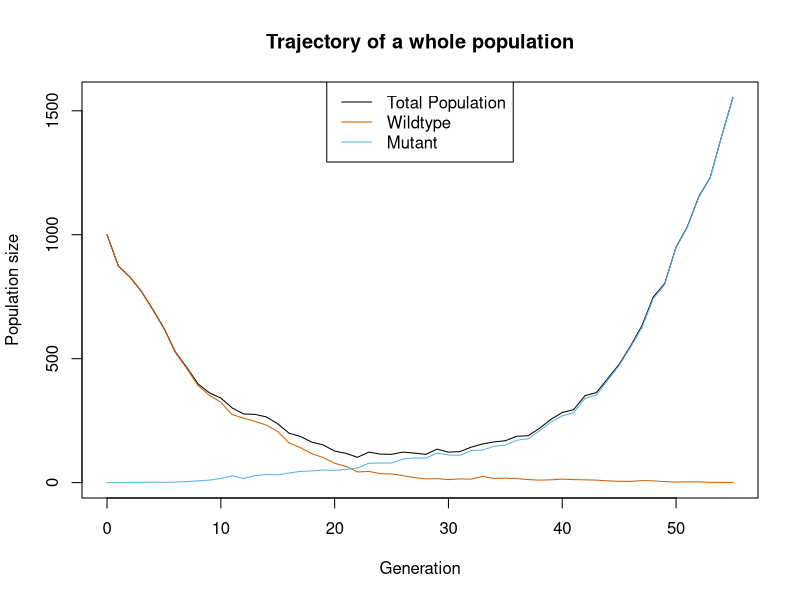
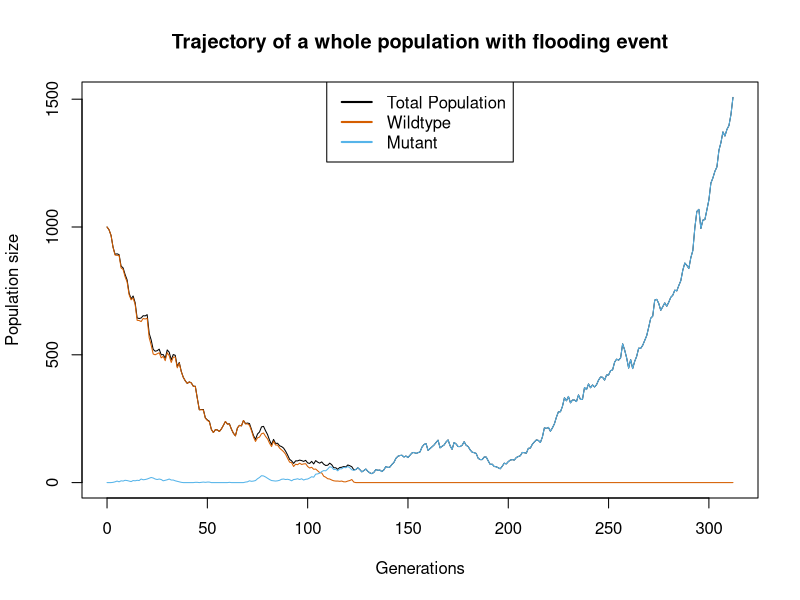
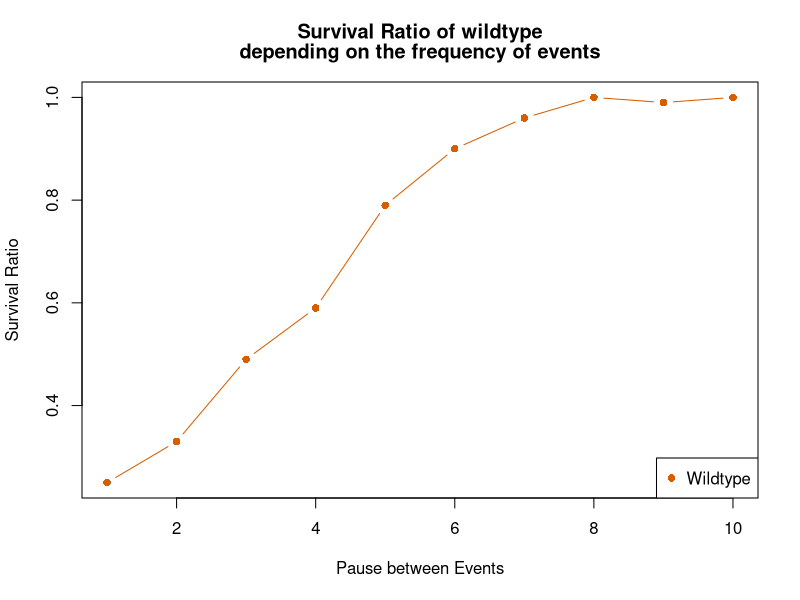
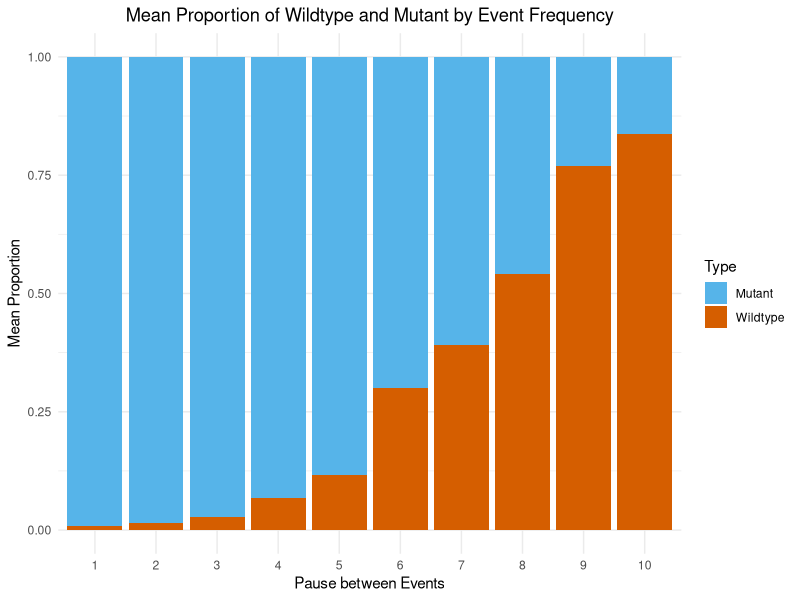
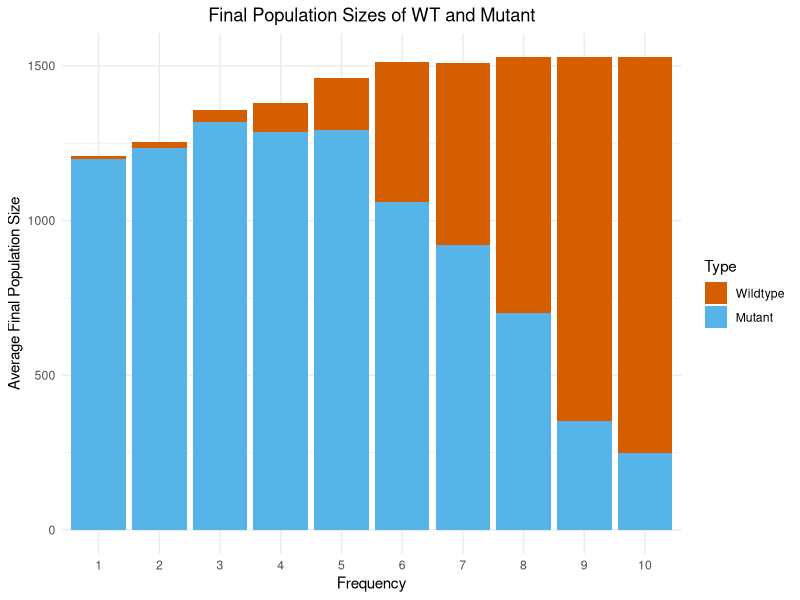
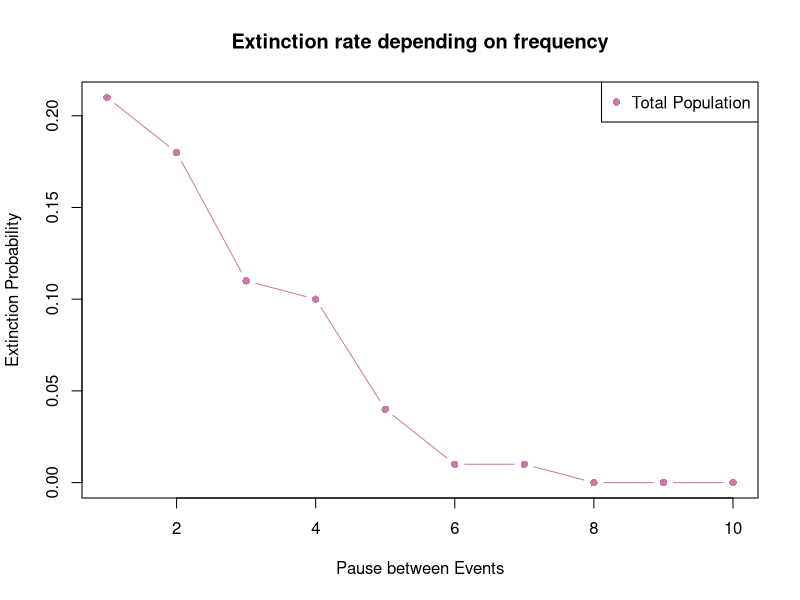
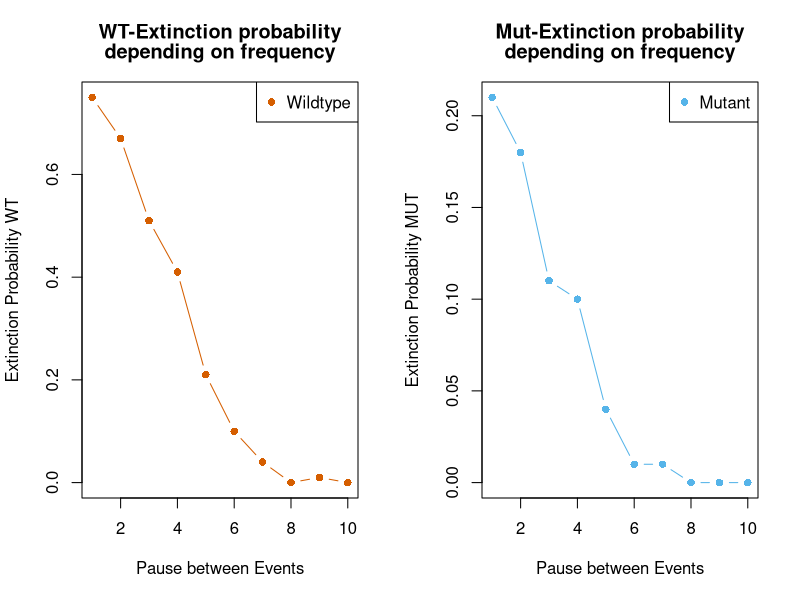
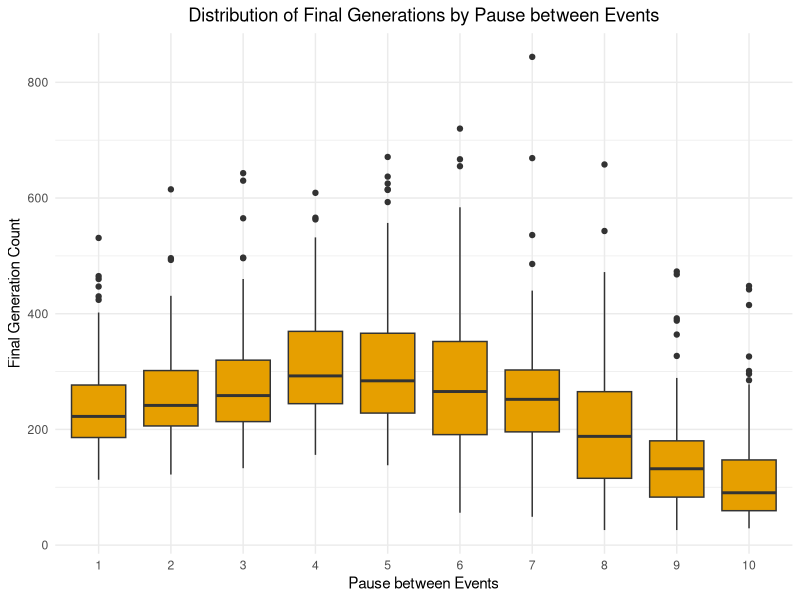

R code for these plots, in order:
## ---- chunk 1

set.seed(1) # making it reproducible --> seed = 1

simulate_one_gen <- function(N_a, N_A, decay_rate, sel_coeff, mut_rate) {
  # draw offspring according to Poisson distribution
  offsp_a <- rpois(1, N_a * (1-decay_rate))
  offsp_A <- rpois(1, N_A * (1-decay_rate+sel_coeff))
  # draw new mutants according to Poisson distribution
  mut_a_to_A <- rpois(1, offsp_a * mut_rate)
  
  # determine new population sizes of wild type and mutant
  N_a_new <- max(offsp_a - mut_a_to_A, 0)
  N_A_new <-  offsp_A + mut_a_to_A
  
  return(c(N_a_new, N_A_new))
}
# Test the function
print(simulate_one_gen(100,0,0.1,0.2,0.001))
## ---- chunk 2

set.seed(2) # making it reproducible --> seed = 2

simulate_pop <- function(N_init_a, N_init_A, decay_rate, sel_coeff, mut_rate, t_max) {
  # Create the vector in which to save the results
  pop_vector <- c(N_init_a, N_init_A)
  # initiate the variables
  pop_new <- c(N_init_a, N_init_A)
  
  # run the simulation until generation t_max
  for (i in 1:t_max+1) {
    # redefine the current population one generation later
    pop_new <- simulate_one_gen(pop_new[1],pop_new[2], decay_rate, sel_coeff, mut_rate)
    # add the new population sizes to the output vector
    pop_vector <- rbind(pop_vector,pop_new)
    # condition to stop the simulation before t_max: either the population exceeds 1.5 times the original population size, or it goes extinct
    if (pop_new[1]+pop_new[2]>=1.5*(N_init_a+ N_init_A) | pop_new[1]+pop_new[2]==0) break
  }
  
  # define the row and column names of the output vector
  rownames(pop_vector) <- (0:t_max)[1:length(pop_vector[,1])] # note that the vector has to be cut if the simulation stopped early
  colnames(pop_vector) <- c("Wildtype","Mutant")
  # return the result
  return(pop_vector)	
}


# Test the function and plot the result
# set t_max to a value to be used throughout
max_gen <- 1000
# create your simulation data, with set mut_rate & sel_coeff 
output <- simulate_pop(1000,0,0.1,0.2,0.001,max_gen)
# show the first and last few lines of the data table
print(head(output))
print(tail(output))
# plot the output - note that the plot range and the x axis have to be adjusted based on the length of the table
# determine x axis range 
x_range <- 0:(length(output[,1])-1)
# this plots the total population size
plot(x_range,output[,1]+output[,2],type='l',ylim=c(0,max(output[,1]+output[,2])),xlab = "Generation",ylab = "Population size", main = "Trajectory of a whole population")
# add number of wild type individuals
lines(x_range,output[,1], col="#D55E00")
# add number of mutant individuals
lines(x_range,output[,2], col="#56B4E9")
legend("top", legend = c("Total Population", "Wildtype", "Mutant"), 
       col = c("#000000","#D55E00", "#56B4E9"), 
       lty = 1)
## ---- chunk 3

set.seed(3) # making it reproducible --> seed = 3

t_pause = 1 # time between floods with generations as unit (initial value: 1)
t_event = 5 # duration of the flood (initial value: 5)
t_switch = t_pause # giving t_switch a starting value


simulate_pop <- function(N_init_a, N_init_A, decay_rate, sel_coeff, mut_rate, t_max, t_pause) {
  # Create the vector in which to save the results
  pop_vector <- c(N_init_a, N_init_A)
  # initiate the variables
  pop_new <- c(N_init_a, N_init_A)
  
  ph = 0 # phase in the beginning of the simulation. Even numbers indicate no flood present, odd numbers indicate that a flood is present

  
  # run the simulation until generation t_max
  for (i in 1:t_max+1) {
    if(ph %%2 == 0){ # checking in which phase the system is. No flood is present initial values: decay_rate = -0.02 and sel_coeff = -0.015
      
    decay_rate = -0.02 # "growthrate" of wildtype when no flood is present
    sel_coeff = -0.015 # selection coeffictient of mutant when no flood is present 
    
  }else{ # flood is present, initial values: decay_rate = 0.03 and sel_coeff = 0.05
    decay_rate = 0.03 # decayrate of wildtype if a flood is present
    sel_coeff = 0.05 # selection coefficient of mutant if a flood is present
  }

  if (i >= t_switch) { # changing the phase number, if the simulation is at the end of the phase
    if(ph %% 2 == 0) { # adding the duration of the flood after a period of no flood
      t_switch = t_switch + t_event
      ph = ph + 1
    }else{ # adding the duration of the pause between floods after a flood
      t_switch = t_switch + t_pause
      ph = ph + 1
    }
  }
    
    # redefine the current population one generation later
    pop_new <- simulate_one_gen(pop_new[1],pop_new[2], decay_rate, sel_coeff, mut_rate)
    # add the new population sizes to the output vector
    pop_vector <- rbind(pop_vector,pop_new)
    # condition to stop the simulation before t_max: either the population exceeds 1.5 times the original population size, or it goes extinct
    if (pop_new[1]+pop_new[2]>=1.5*(N_init_a+ N_init_A) | pop_new[1]+pop_new[2]==0) break
  }
  
  # define the row and column names of the output vector
  rownames(pop_vector) <- (0:t_max)[1:length(pop_vector[,1])] # note that the vector has to be cut if the simulation stopped early
  colnames(pop_vector) <- c("WT","Mut")
  # return the result
  return(pop_vector)	
}

# Test the function and plot the result
# set t_max to a value to be used throughout, initial value: 1000
max_gen <- 1000 
# create your simulation data
output <- simulate_pop(1000,0,0,0,0.001,max_gen, t_pause) #(initial values: 1000, 0, 0, 0.01, 0.001, max_gen, t_pause)
# show the last few lines of the data table
print(tail(output))
# plot the output - note that the plot range and the x axis have to be adjusted based on the length of the table
# determine x axis range 
x_range <- 0:(length(output[,1])-1)
# this plots the total population size
plot(x_range,output[,1]+output[,2],type='l',ylim=c(0,max(output[,1]+output[,2])),xlab = "Generations",ylab = "Population size", main = "Trajectory of a whole population with flooding event")
# add number of wild type individuals
lines(x_range,output[,1], col="#D55E00")
# add number of mutant individuals
lines(x_range,output[,2], col="#56B4E9")
legend("top", legend = c("Total Population", "Wildtype", "Mutant"), 
       col = c("#000000","#D55E00", "#56B4E9"), 
       lty = 1, 
       lwd = 2)

## ---- chunk 4

set.seed(4) # making it reproducible --> seed = 4 for frequency 1:10 OR seed = 12 for frequency 1:20

# Set some parameters to fixed values
init_a <- 1000 # initial value: 1000
init_A <- 0 # initial value: 0
m_rate <- 0.001 # initial value: 0.001
max_gen <- 1000 # initial value: 1000
no_replicates <- 100 # initial value: 100

# Frequencies to vary
frequencies <- c(1:10) # initial value: c(1:10)

# Initialize data tables to collect results
data_table_Pop <- c() # Total population
data_table_Nw <- c() # Wildtype
data_table_Nm <- c() # Mutant
data_table_comp <- c() # Composition

# Initialize counters for survival
surviving_Nw <- numeric(length(frequencies))
surviving_Nm <- numeric(length(frequencies))

# Run the simulation across all chosen parameters
for (t_pause in frequencies) {
  i <- 1
  repeat {
    # Run the simulation once
    one_run <- simulate_pop(init_a, init_A, 0, 0, m_rate, max_gen, t_pause)
    
    # Determine the final sizes of the populations
    size_wt <- one_run[nrow(one_run), 1]
    size_mut <- one_run[nrow(one_run), 2]
    
    # Count surviving populations of wildtype and mutant
    if (size_wt > 0) {
      surviving_Nw[t_pause] <- surviving_Nw[t_pause] + 1
    }
    if (size_mut > 0) {
      surviving_Nm[t_pause] <- surviving_Nm[t_pause] + 1
    }

    # Enter the data into the tables
    final_size <- size_wt + size_mut
    final_gen <- nrow(one_run)
    
    data_table_Pop <- rbind(data_table_Pop, c(t_pause, final_size, final_gen))
    data_table_Nw <- rbind(data_table_Nw, c(t_pause, size_wt, final_gen))
    data_table_Nm <- rbind(data_table_Nm, c(t_pause, size_mut, final_gen))
    
    portion_WT <- size_wt / final_size
    portion_Mut <- size_mut / final_size
    
    data_table_comp <- rbind(data_table_comp, c(t_pause, portion_WT, portion_Mut))
    
    # Stop after the specified number of replicates
    if (i >= no_replicates) break
    i <- i + 1
  }
}

# Define column names of data tables
colnames(data_table_Pop) <- c("f", "Final Pop", "final_gen")
colnames(data_table_Nw) <- c("f", "Final WT", "final_gen")
colnames(data_table_Nm) <- c("f", "Final Mut", "final_gen")
colnames(data_table_comp) <- c("f", "Proportion_WT", "Proportion_Mut")

# Calculate ratios of surviving populations
ratios <- data.frame(
  t_pause = frequencies,
  Nw_survival_ratio = surviving_Nw / no_replicates,
  Nm_survival_ratio = surviving_Nm / no_replicates
)


## ---- chunk 5

set.seed(5) # making it reproducible --> seed = 5

# Ensure ratios are numeric
ratios$t_pause <- as.numeric(as.character(ratios$t_pause))
ratios$Nw_survival_ratio <- as.numeric(as.character(ratios$Nw_survival_ratio))
ratios$Nm_survival_ratio <- as.numeric(as.character(ratios$Nm_survival_ratio))

# Plot for Wildtype survival ratio
plot(ratios$t_pause, ratios$Nw_survival_ratio, 
     xlab = "Pause between Events", 
     ylab = "Survival Ratio", 
     main = c(paste("Survival Ratio of wildtype"), paste("depending on the frequency of events")), 
     col = "#D55E00", 
     type = "b",
     pch = c(16))  # Use a solid circle for points

# add a legend
legend("bottomright", legend = "Wildtype", 
       col = "#D55E00",
       pch = 16)

## ---- chunk 6

set.seed(6) # making it reproducible --> seed = 6 for frequency 1:10 OR seed = 13 for frequency 1:20

#creating two data-tables with frequency and corresponding proportion average of WT and MUT
mean_comp_WT <- aggregate(data_table_comp[,2]~ f, data = data_table_comp, FUN = mean)
mean_comp_Mut <- aggregate(data_table_comp[,3] ~ f, data = data_table_comp, FUN = mean)

options(warn = -1) # suppressing warnings of library (for neater Notebook)

# Load necessary libraries
library(tidyr)
library(dplyr)
library(ggplot2)

options(warn = 0) # setting warnings to default
 
# Combine the two data frames into one
# Ensure the names are consistent for merging
colnames(mean_comp_WT) <- c("f", "Proportion_WT")
colnames(mean_comp_Mut) <- c("f", "Proportion_Mut")

# Merge the data into one data-table
mean_comp <- merge(mean_comp_WT, mean_comp_Mut, by = "f")

# Reshape the data into long format for ggplot2
mean_comp_long <- mean_comp %>%
  pivot_longer(cols = c("Proportion_WT", "Proportion_Mut"), 
               names_to = "Type", 
               values_to = "Proportion")

# Plot the stacked bar chart
ggplot(mean_comp_long, aes(x = as.factor(f), y = Proportion, fill = Type)) +
  geom_bar(stat = "identity", position = "stack") +
  labs(x = "Pause between Events", # labeling x- and y-axis
       y = "Mean Proportion", 
       title = "Mean Proportion of Wildtype and Mutant by Event Frequency") +
  scale_fill_manual(values = c("Proportion_WT" = "#D55E00", "Proportion_Mut" = "#56B4E9"), # applying correct colors
  labels = c("Mutant","Wildtype")) +
  theme_minimal() +
    theme(plot.title = element_text(hjust = 0.5))  # Center the title



## ---- chunk 7

set.seed(14) # making it reproducible --> seed = 14

# Load required packages
library(ggplot2)
library(reshape2)

# Initialize an empty data frame to store final results
final_numbers <- data.frame(
  f = frequencies,
  Final_WT = numeric(length(frequencies)),
  Final_Mut = numeric(length(frequencies))
)

# Loop through the frequencies and calculate the average final population sizes for WT and Mut
for (i in 1:length(frequencies)) {
  # Get the sizes for the current frequency (checking if the data is a matrix or data frame)
  if (is.data.frame(data_table_Nw)) {
    wt_size <- data_table_Nw[data_table_Nw$frequency == frequencies[i], "size"]
    mut_size <- data_table_Nm[data_table_Nm$frequency == frequencies[i], "size"]
  } 
  else if (is.matrix(data_table_Nw)) {
    wt_size <- data_table_Nw[data_table_Nw[, 1] == frequencies[i], 2]
    mut_size <- data_table_Nm[data_table_Nm[, 1] == frequencies[i], 2]
  }

  # Calculate the average (mean) size including zeros
  final_numbers$Final_WT[i] <- ifelse(length(wt_size) > 0, mean(wt_size), 0)
  final_numbers$Final_Mut[i] <- ifelse(length(mut_size) > 0, mean(mut_size), 0)
}

# Melt the data frame to long format for plotting
melted_final_numbers <- melt(final_numbers, id.vars = "f", 
                              measure.vars = c("Final_WT", "Final_Mut"))

# Create the stacked bar plot
ggplot(melted_final_numbers, aes(x = factor(f), y = value, fill = variable)) +
  geom_bar(stat = "identity", position = "stack") +
  labs(title = "Final Population Sizes of WT and Mutant",
       x = "Frequency",
       y = "Average Final Population Size",
       fill = "Type") +
  scale_fill_manual(values = c("Final_WT" = "#D55E00", "Final_Mut" = "#56B4E9"), 
                    labels = c("Wildtype", "Mutant")) +
  theme_minimal() +
  theme(plot.title = element_text(hjust = 0.5))



## ---- chunk 8

set.seed(7) # making it reproducible --> seed = 7

# Ensure data_table_Pop is a data frame
data_table_Pop <- as.data.frame(data_table_Pop)

# Set column names 
colnames(data_table_Pop) <- c("f", "Final_Pop", "final_gen")

# Initialize a vector to store extinction ratios for each frequency
extinction_ratios <- numeric(length(frequencies))

# Calculate extinction ratios for each frequency
for (t_pause in frequencies) {
  # Filter data for the current frequency
  current_data <- subset(data_table_Pop, f == t_pause)
  
  # Count how many populations went extinct (Final Pop == 0)
  extinct_count <- sum(current_data$Final_Pop == 0)
  
  # Calculate the extinction ratio (Number of extinct populations / number of replicates)
  extinction_ratios[t_pause] <- extinct_count / no_replicates
}

# Create a data frame for extinction ratios
extinction_df <- data.frame(
  t_pause = frequencies,
  extinction_ratio = extinction_ratios
)

# Print and view the extinction ratios
print(extinction_df)

plot(extinction_df[,1], extinction_df[,2], 
     type = "b", 
     pch = 16, 
     col = "#CC79A7",
     ylab = "Extinction Probability", 
     xlab = "Pause between Events",
     main = "Extinction rate depending on frequency")

legend("topright", legend = "Total Population", 
       col = "#CC79A7",
       pch = 16)

## ---- chunk 9

set.seed(8) # making it reproducible --> seed = 8

# enabling plots to be in the same window
par(mfrow = c(1,2))

#data_table_Pop
# Ensure data_table_Pop is a data frame
data_table_Nw <- as.data.frame(data_table_Nw)

# Set column names (if not already set)
colnames(data_table_Nw) <- c("f", "Final_Pop", "final_gen")

# Initialize a vector to store extinction ratios for each frequency
extinction_ratios_WT <- numeric(length(frequencies))

# Calculate extinction ratios for each frequency
for (t_pause in frequencies) {
  # Filter data for the current frequency
  current_data_WT <- subset(data_table_Nw, f == t_pause)
  
  # Count how many populations went extinct (Final Pop == 0)
  extinct_count_WT <- sum(current_data_WT$Final_Pop == 0)
  
  # Calculate the extinction ratio (extinct_count / no_replicates)
  extinction_ratios_WT[t_pause] <- extinct_count_WT / no_replicates
}

# Create a data frame for extinction ratios
extinction_WT_df <- data.frame(
  t_pause = frequencies,
  extinction_ratio_WT = extinction_ratios_WT
)

# Print and view the extinction ratios
print(extinction_WT_df)

plot(extinction_WT_df[,1], extinction_WT_df[,2], 
     type = "b", 
     pch = 16, 
     col = "#D55E00",
     ylab = "Extinction Probability WT", 
     xlab = "Pause between Events",
     main = c(paste("WT-Extinction probability"), paste("depending on frequency")))

legend("topright", legend = "Wildtype", 
       col = "#D55E00",
       pch = 16)

#data_table_Pop
# Ensure data_table_Pop is a data frame
data_table_Nm <- as.data.frame(data_table_Nm)

# Set column names (if not already set)
colnames(data_table_Nm) <- c("f", "Final_Pop", "final_gen")

# Initialize a vector to store extinction ratios for each frequency
extinction_ratios_MUT <- numeric(length(frequencies))

# Calculate extinction ratios for each frequency
for (t_pause in frequencies) {
  # Filter data for the current frequency
  current_data_MUT <- subset(data_table_Nm, f == t_pause)
  
  # Count how many populations went extinct (Final Pop == 0)
  extinct_count_MUT <- sum(current_data_MUT$Final_Pop == 0)
  
  # Calculate the extinction ratio (extinct_count / no_replicates)
  extinction_ratios_MUT[t_pause] <- extinct_count_MUT / no_replicates
}

# Create a data frame for extinction ratios
extinction_MUT_df <- data.frame(
  t_pause = frequencies,
  extinction_ratio_MUT = extinction_ratios_MUT
)

# Print and view the extinction ratios
print(extinction_MUT_df)

plot(extinction_MUT_df[,1], extinction_MUT_df[,2], 
     type = "b", 
     pch = 16, 
     col = "#56B4E9",
     ylab = "Extinction Probability MUT", 
     xlab = "Pause between Events",
     main = c(paste("Mut-Extinction probability"), paste("depending on frequency")))

legend("topright", legend = "Mutant", 
       col = "#56B4E9",
       pch = 16)


# resetting window
par(mfrow= c(1,1))
## ---- chunk 10

set.seed(9) # making it reproducible --> seed = 9

# generating a boxplot of the final generation and the frequency
ggplot(data_table_Pop, aes(x = as.factor(f), y = final_gen)) +
  geom_boxplot(fill = "#E69F00") +
  labs(x = "Pause between Events", y = "Final Generation Count", 
       title = "Distribution of Final Generations by Pause between Events") +
  theme_minimal() +
  theme(plot.title = element_text(hjust = 0.5))  # Center the title


## ---- chunk 11

set.seed(10) # making it reproducible --> seed = 10

# generating a histogram of the final generation and the frequency
ggplot(data_table_Pop, aes(x = final_gen, fill = as.factor(f))) +
  geom_histogram(binwidth = 10, position = "identity", alpha = 0.6) +
  labs(x = "Final Generation Count", y = "Count", 
       title = "Histogram of Final Generations by Pause between Events") +
  theme_minimal() +
  scale_fill_discrete(name = "Pause btw. Events") +
  theme(plot.title = element_text(hjust = 0.5))  # Center the title

## ---- chunk 12

set.seed(11) # making it reproducible --> seed = 11

# Filter for populations that went extinct (Final_Pop == 0)
extinct_pop <- subset(data_table_Pop, Final_Pop == 0)

# Select only the frequency and generation of extinction
extinct_data <- extinct_pop[, c("f", "final_gen")]

# Optionally, rename columns for clarity
colnames(extinct_data) <- c("Frequency", "Extinction_Generation")

# View or print the resulting data
print(tail(extinct_data))

#Plot the data
library(ggplot2)

# Example dataframe for context (replace with your actual data)
# extinct_data <- data.frame(Frequency = sample(1:10, 100, replace = TRUE),
#                             Extinction_Generation = sample(1:10, 100, replace = TRUE))

# Creating the plot with a legend
ggplot(extinct_data, aes(x = Frequency, y = Extinction_Generation)) +
  geom_point(aes(color = "Generation of Extinction"), pch = 16, size = 2) +  # Update legend label here
  geom_smooth(aes(color = "Mean Gen. of Extinction"), method = lm, se = FALSE) +  # Update legend label here
  labs(title = "Generation of Extinction across different Frequencies", 
       x = "Pause between Events", 
       y = "Extinction Generation") +
  theme_bw() +
  scale_color_manual(name = NULL, values = c("Generation of Extinction" = "#009E73", 
                                                  "Mean Gen. of Extinction" = "#E69F00")) +  # Match the labels
  theme(
    legend.position.inside = c(.95, .95),
    legend.justification = c("right", "top"),
    legend.box.just = "right",
    legend.margin = margin(6, 6, 6, 6)
  ) +
  theme(plot.title = element_text(hjust = 0.5)) +  # Center the title
  scale_x_continuous(breaks = 1:10, limits = c(1, 10))  # Set x-axis to show only natural numbers 1 through 10
